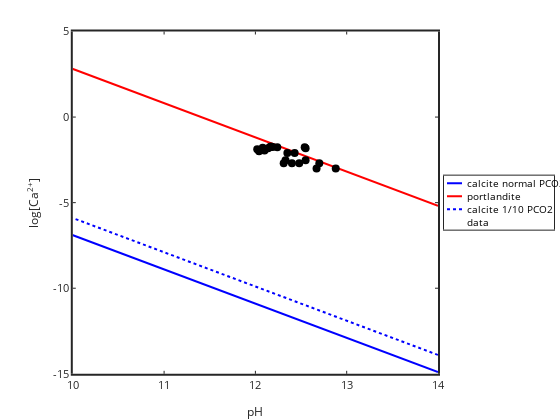

Source (notebook cell):
### Markdown cell above
# make logCa versus pH plot

make the graph prepared at https://lawr.ucdavis.edu/classes/ssc102/Section5.pdf on page 5-11.

Here is a [link](https://lawr.ucdavis.edu/classes/ssc102/Section5.pdf)

### Code cell
pH=4:1:14; logCa=-8:1:8; KspC=3.4e-9; KspP=10^-5.19; 
Ka1=10^-6.3; Ka2=10^-10.3; Kw=1e-14; KH=10^-1.47;

PCO2normal=10^-3.5; PCO2low=10^-4.5;

logCaCnormal=-2*pH+log10(KspC/(KH*PCO2normal*Ka1*Ka2));
logCaClow=-2*pH+log10(KspC/(KH*PCO2low*Ka1*Ka2));
logCaP=-2*pH-log10(Kw^2/KspP);

plot(pH,logCaCnormal,'b-','linewidth',2)
set(gca,'linewidth',2,'fontsize',11)
xlabel('pH','fontsize',12); ylabel('log[Ca^{2+}]','fontsize',12)
hold on
plot(pH,logCaP,'r-','linewidth',2)
plot(pH,logCaClow,'b:','linewidth',2)
axis([10 14 -15 5])

% add data from Wenxin file

time = [0.03, 1, 22, 29, 46, 53.33, 118, 122.75, 142, 168, 173, 190, 214.75, 287.5, 314.75, 334, 363.33, 384.66, 454, 481, 551.16, 699];  % Time in hours
pH_measured = [12.55, 12.54, 12.24, 12.16, 12.17, 12.19, 12.14, 12.08, 12.08, 12.1, 12.04, 12.02, 12.35, 12.43, 12.33, 12.48, 12.7, 12.4, 12.31, 12.55, 12.67, 12.88];  % Measured  pH values
Ca_measured = [0.015, 0.017, 0.017, 0.018, 0.019, 0.018, 0.015, 0.016, 0.012, 0.011, 0.010, 0.013, 0.008, 0.008, 0.003, 0.002, 0.002, 0.002, 0.002, 0.003, 0.001, 0.001];  % Measured Ca²⁺ (mol/L)

plot(pH_measured,log10(Ca_measured),'ko','markerfacecolor','w','markersize',8)

legend('calcite normal PCO2','portlandite','calcite 1/10 PCO2', 'data','location','eastoutside')

### Figure 1 — Plotly figure (JSON) as saved in the notebook; plotly's stock layout.template omitted (floating-point values rounded to 4 significant figures)
{"data": [{"line": {"color": "rgb(0,0,255)", "dash": "solid", "width": 2}, "marker": {"color": "rgb(0,0,255)", "line": {"color": "rgb(0,0,255)"}, "size": 6, "symbol": "none"}, "mode": "lines", "name": "calcite normal PCO2", "showlegend": true, "type": "scatter", "visibility": true, "x": [4, 5, 6, 7, 8, 9, 10, 11, 12, 13, 14], "xaxis": "x", "y": [5.101, 3.101, 1.101, -0.8985, -2.899, -4.899, -6.899, -8.899, -10.9, -12.9, -14.9], "yaxis": "y"}, {"line": {"color": "rgb(255,0,0)", "dash": "solid", "width": 2}, "marker": {"color": "rgb(255,0,0)", "line": {"color": "rgb(255,0,0)"}, "size": 6, "symbol": "none"}, "mode": "lines", "name": "portlandite", "showlegend": true, "type": "scatter", "visibility": true, "x": [4, 5, 6, 7, 8, 9, 10, 11, 12, 13, 14], "xaxis": "x", "y": [14.81, 12.81, 10.81, 8.81, 6.81, 4.81, 2.81, 0.81, -1.19, -3.19, -5.19], "yaxis": "y"}, {"line": {"color": "rgb(0,0,255)", "dash": "dot", "width": 2}, "marker": {"color": "rgb(0,0,255)", "line": {"color": "rgb(0,0,255)"}, "size": 6, "symbol": "none"}, "mode": "lines", "name": "calcite 1/10 PCO2", "showlegend": true, "type": "scatter", "visibility": true, "x": [4, 5, 6, 7, 8, 9, 10, 11, 12, 13, 14], "xaxis": "x", "y": [6.101, 4.101, 2.101, 0.1015, -1.899, -3.899, -5.899, -7.899, -9.899, -11.9, -13.9], "yaxis": "y"}, {"line": {"color": "rgb(0, 0, 0)", "width": 0.5}, "marker": {"color": "rgb(0, 0, 0)", "line": {"color": "rgb(0, 0, 0)"}, "size": 8, "symbol": "circle"}, "mode": "markers", "name": "data", "showlegend": true, "type": "scatter", "visibility": true, "x": [12.55, 12.54, 12.24, 12.16, 12.17, 12.19, 12.14, 12.08, 12.08, 12.1, 12.04, 12.02, 12.35, 12.43, 12.33, 12.48, 12.7, 12.4, 12.31, 12.55, 12.67, 12.88], "xaxis": "x", "y": [-1.824, -1.77, -1.77, -1.745, -1.721, -1.745, -1.824, -1.796, -1.921, -1.959, -2, -1.886, -2.097, -2.097, -2.523, -2.699, -2.699, -2.699, -2.699, -2.523, -3, -3], "yaxis": "y"}, {"hoverinfo": "none", "line": {"color": "rgb(0,0,255)", "dash": "solid", "width": 2}, "marker": {"color": "rgb(0,0,255)", "line": {"color": "rgb(0,0,255)"}, "size": 6, "symbol": "none"}, "mode": "lines", "name": "", "showlegend": false, "type": "scatter", "visibility": true, "x": [3, 18], "xaxis": "x2", "y": [7.5, 7.5], "yaxis": "y2"}, {"hoverinfo": "none", "line": {"color": "rgb(255,0,0)", "dash": "solid", "width": 2}, "marker": {"color": "rgb(255,0,0)", "line": {"color": "rgb(255,0,0)"}, "size": 6, "symbol": "none"}, "mode": "lines", "name": "", "showlegend": false, "type": "scatter", "visibility": true, "x": [3, 18], "xaxis": "x2", "y": [20.5, 20.5], "yaxis": "y2"}, {"hoverinfo": "none", "line": {"color": "rgb(0,0,255)", "dash": "dot", "width": 2}, "marker": {"color": "rgb(0,0,255)", "line": {"color": "rgb(0,0,255)"}, "size": 6, "symbol": "none"}, "mode": "lines", "name": "", "showlegend": false, "type": "scatter", "visibility": true, "x": [3, 18], "xaxis": "x2", "y": [33.5, 33.5], "yaxis": "y2"}, {"hoverinfo": "none", "line": {"color": "rgb(0, 0, 0)", "width": 0.5}, "marker": {"color": "rgb(0, 0, 0)", "line": {"color": "rgb(0, 0, 0)"}, "size": 6, "symbol": "none"}, "mode": "none", "name": "", "showlegend": false, "type": "scatter", "visibility": true, "x": [3, 18], "xaxis": "x2", "y": [46, 46], "yaxis": "y2"}], "layout": {"annotations": [{"font": {"color": "rgb(0, 0, 0)", "size": 9.9}, "showarrow": false, "text": "calcite normal PCO2", "x": 21, "xanchor": "left", "xref": "x2", "y": 7.5, "yanchor": "middle", "yref": "y2"}, {"font": {"color": "rgb(0, 0, 0)", "size": 9.9}, "showarrow": false, "text": "portlandite", "x": 21, "xanchor": "left", "xref": "x2", "y": 20.5, "yanchor": "middle", "yref": "y2"}, {"font": {"color": "rgb(0, 0, 0)", "size": 9.9}, "showarrow": false, "text": "calcite 1/10 PCO2", "x": 21, "xanchor": "left", "xref": "x2", "y": 33.5, "yanchor": "middle", "yref": "y2"}, {"font": {"color": "rgb(0, 0, 0)", "size": 9.9}, "showarrow": false, "text": "data", "x": 21, "xanchor": "left", "xref": "x2", "y": 46, "yanchor": "middle", "yref": "y2"}], "height": 420, "hovermode": "closest", "margin": {"b": 0, "l": 0, "r": 0, "t": 0}, "plot_bgcolor": "rgba(0, 0, 0, 0)", "showlegend": false, "width": 560, "xaxis": {"anchor": "y", "autorange": false, "domain": [0.13, 0.7821], "exponentformat": "none", "gridcolor": "rgba(38,38,38,0.15)", "gridwidth": 2, "linecolor": "rgb(38,38,38)", "linewidth": 2, "mirror": "ticks", "range": [10, 14], "showgrid": false, "showline": true, "side": "bottom", "spikedash": "solid", "spikemode": "across", "spikesides": false, "spikethickness": 1, "tickangle": 0, "tickcolor": "rgb(38,38,38)", "tickfont": {"color": "rgb(38,38,38)", "size": 11}, "ticklen": 3, "ticks": "inside", "ticktext": ["10", "11", "12", "13", "14"], "tickvals": [10, 11, 12, 13, 14], "title": {"font": {"color": "rgb(38,38,38)", "size": 12}, "text": "pH"}, "type": "linear", "visible": true, "zeroline": false}, "xaxis2": {"anchor": "y2", "autorange": false, "domain": [0.7929, 0.9893], "exponentformat": "none", "fixedrange": true, "gridcolor": "rgba(38,38,38,0.15)", "gridwidth": 1, "linecolor": "rgb(38,38,38)", "linewidth": 1, "mirror": true, "range": [0, 110], "showgrid": false, "showline": true, "showspikes": false, "side": "bottom", "spikedash": "solid", "spikemode": "across", "spikesides": false, "spikethickness": 1, "tickangle": 0, "tickcolor": "rgb(38,38,38)", "tickfont": {"color": "rgb(38,38,38)", "size": 9.9}, "ticklen": 3, "ticks": "", "ticktext": [], "tickvals": [], "title": {"font": {"color": "rgb(0, 0, 0)", "size": 10.89}, "text": ""}, "type": "linear", "visible": true, "zeroline": false}, "yaxis": {"anchor": "x", "autorange": false, "domain": [0.11, 0.925], "exponentformat": "none", "gridcolor": "rgba(38,38,38,0.15)", "gridwidth": 2, "linecolor": "rgb(38,38,38)", "linewidth": 2, "mirror": "ticks", "range": [-15, 5], "showgrid": false, "showline": true, "side": "left", "spikedash": "solid", "spikemode": "across", "spikesides": false, "spikethickness": 1, "tickangle": 0, "tickcolor": "rgb(38,38,38)", "tickfont": {"color": "rgb(38,38,38)", "size": 11}, "ticklen": 3, "ticks": "inside", "ticktext": ["-15", "-10", "-5", "0", "5"], "tickvals": [-15, -10, -5, 0, 5], "title": {"font": {"color": "rgb(38,38,38)", "size": 12}, "text": "log[Ca<sup>2+</sup>]"}, "type": "linear", "visible": true, "zeroline": false}, "yaxis2": {"anchor": "x2", "autorange": false, "domain": [0.4532, 0.5818], "exponentformat": "none", "fixedrange": true, "gridcolor": "rgba(38,38,38,0.15)", "gridwidth": 1, "linecolor": "rgb(38,38,38)", "linewidth": 1, "mirror": true, "range": [54, 0], "showgrid": false, "showline": true, "showspikes": false, "side": "left", "spikedash": "solid", "spikemode": "across", "spikesides": false, "spikethickness": 1, "tickangle": 0, "tickcolor": "rgb(38,38,38)", "tickfont": {"color": "rgb(38,38,38)", "size": 9.9}, "ticklen": 3, "ticks": "", "ticktext": [], "tickvals": [], "title": {"font": {"color": "rgb(0, 0, 0)", "size": 10.89}, "text": ""}, "type": "linear", "visible": true, "zeroline": false}}}
